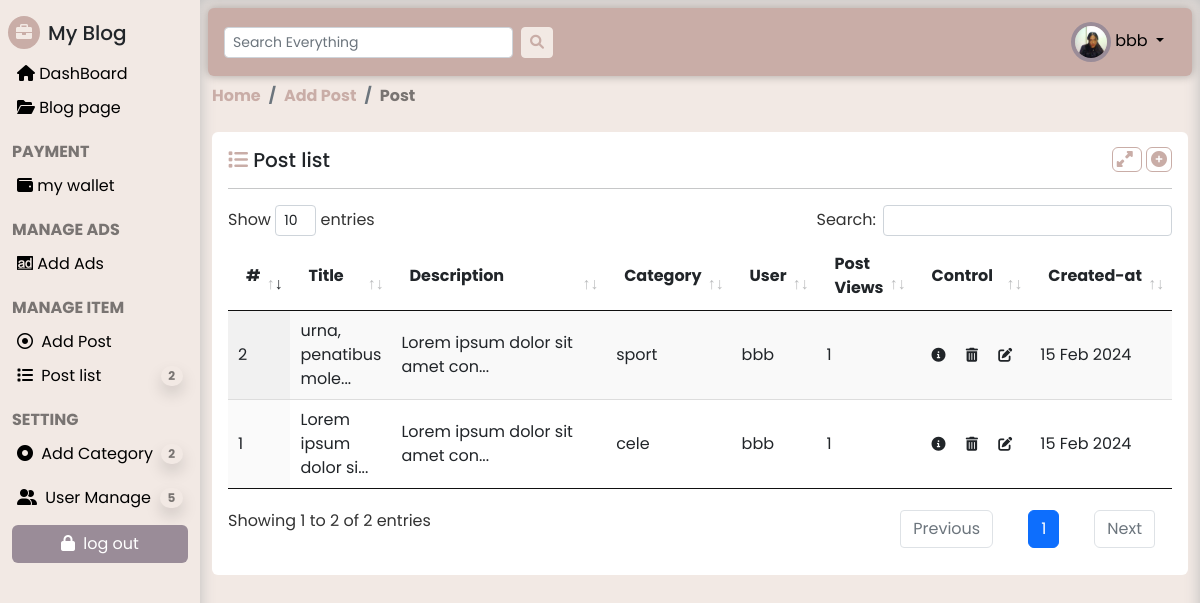
The page /post-list.php (signed in) on the database its author committed.
### tables this page shows
CREATE TABLE `posts` (
  `id` int(11) NOT NULL,
  `title` varchar(225) NOT NULL,
  `description` varchar(225) NOT NULL,
  `category_id` varchar(225) DEFAULT NULL,
  `user_id` int(225) DEFAULT NULL,
  `created_at` varchar(225) NOT NULL DEFAULT current_timestamp(),
  `updated_at` int(225) NOT NULL DEFAULT current_timestamp()
);

### core/base.php (called while the page is built, shortened)
<?php
function con(){
   return mysqli_connect("localhost" , "root" , "","blog");
}
$url = "http://{$_SERVER["HTTP_HOST"]}/blog-with-adminpanel/" ;

### core/functions.php (called while the page is built, shortened)
<?php
function fetchAll($sql){
    $query = mysqli_query(con(),$sql);
    $rows = [];
    while ($row=mysqli_fetch_assoc($query)){
        array_push($rows,$row);
    }
    return $rows;
}
function day($timeStamp,$format="j M Y"){
    return date($format,strtotime($timeStamp));
}
function short($str,$length){
    return substr($str ,0,$length) . '...';
}
function viewerByPost($postId){
    $sql = "SELECT * FROM `viewers` WHERE `post_id`=$postId";
    return fetchAll($sql);
}
function posts(){
    if($_SESSION['user']['role'] == 0){
        $sql = "SELECT * FROM `posts`";
    }else{
        $current = $_SESSION['user']['id'];
        $sql ="SELECT * FROM `posts` WHERE user_id='$current' ";
    }
    return fetchAll($sql);
}

### post-list.php (the view, shortened to what this page needs)
<?php include "template/header.php";?>
        <div class="row">
            <div class="col-12 my-2">
                <nav aria-label="breadcrumb">
                    <ol class="breadcrumb  fw-bold text-black-50">
                        <li class="breadcrumb-item"><a href="dashboard.php" style="text-decoration: none">Home</a></li>
                        <li class="breadcrumb-item"><a href="post-add.php" style="text-decoration: none">Add Post</a></li>
                        <li class="breadcrumb-item " aria-current="page">Post</li>
                    </ol>
                </nav>
            </div>
        </div>
        <div class="row">
            <div class="col-12 ">
                <div class="card">
                    <div class="card-body">
                        <div class="d-flex justify-content-between align-items-center">
                            <h5 class=" mb-0">
                                <i class="fa-solid fa-list text-primary "></i>
                               Post list
                            </h5>
                            <div class="">
                                <a href="#" class="border px-1 rounded border-1 border-primary me-1 full-screen-btn" style="text-decoration: none;">
                                    <i class="fa-solid fa-up-right-and-down-left-from-center"></i>
                                </a>
                                <a href="<?php echo $url ?>post-add.php" class="border px-1 rounded border-1 border-primary">
                                    <i class="fa-solid fa-plus-circle text-primary"></i>
                                </a>
                            </div>
                        </div>
                        <hr>
                        <table id="example" class="display" style="width:100%">
                            <thead>
                            <tr>
                                <th>#</th>
                                <th>Title</th>
                                <th width="40%">Description</th>
                                <th>Category</th>
                                <?php if($_SESSION['user']['role'] ==0 ){  ?>
                                    <th>User</th>
                                <?php } ?>
                                <th>Post Views</th>
                                <th >Control</th>
                                <th class="text-nowrap">Created-at</th>
                            </tr>
                            </thead>
                            <tbody>
                            <?php
                            foreach (posts() as $post){
                                ?>
                                <tr>
                                    <td><?php echo $post['id']; ?></td>
                                    <td><?php echo short($post['title'] , '20'); ?></td>
                                    <td><?php echo short(strip_tags(html_entity_decode($post['description'])) , "100"); ?></td>
                                    <td class="text-nowrap"><?php print_r(category($post['category_id'])['title']) ; ?></td>
                                    <?php if($_SESSION['user']['role'] ==0 ){  ?>
                                    <td class="text-nowrap"> <?php print_r(user($post['user_id'])['name']); ?></td>
                                    <?php } ?>
                                    <td>
                                        <?php echo count(viewerByPost($post['id'])) ?>
                                    </td>
                                    <td  class="text-nowrap">
                                        <a class='btn  btn-sm border border-0 btn-outline-info' type="button" data-bs-toggle="tooltip" title="post detail" href='post_detail.php?id=<?php echo $post['id']; ?>'>
                                            <i class='fa-solid fa-info-circle'></i>
                                        </a>
                                        <a  onclick="return confirm('are you sure to delete this post')"  data-bs-toggle="tooltip" title="edit" class='btn btn-sm border border-0  btn-outline-danger' href='post_delete.php?id=<?php echo $post['id']; ?>'>
                                            <i class='fa-solid fa-trash-can'></i>
                                        </a>
                                        <a class='btn  btn-sm border border-0 btn-outline-success '  data-bs-toggle="tooltip" title="delete" href='post_edit.php?id=<?php echo $post['id']; ?>'>
                                            <i class='fa-solid fa-edit'></i>
                                        </a>
                                    </td>
                                    <td><?php echo day($post['created_at']); ?></td>
                                </tr>
                            <?php }; ?>
                            </tbody>
                        </table>
                    </div>
                </div>
            </div>
        </div>
<?php include "template/footer.php";?>

### rows shown on the page
posts: id "1", title "Lorem ipsum dolor si...", description "Lorem ipsum dolor sit amet con...", value "cele", value "bbb", count(viewerByPost($post['id'])) "1", created_at "15 Feb 2024"
posts: id "2", title "urna, penatibus mole...", description "Lorem ipsum dolor sit amet con...", value "sport", value "bbb", count(viewerByPost($post['id'])) "1", created_at "15 Feb 2024"

### other values the page prints
countTotal('posts') "2"
countTotal('categories') "2"
countTotal('users') "5"
$_SESSION['user']['name'] "bbb"
